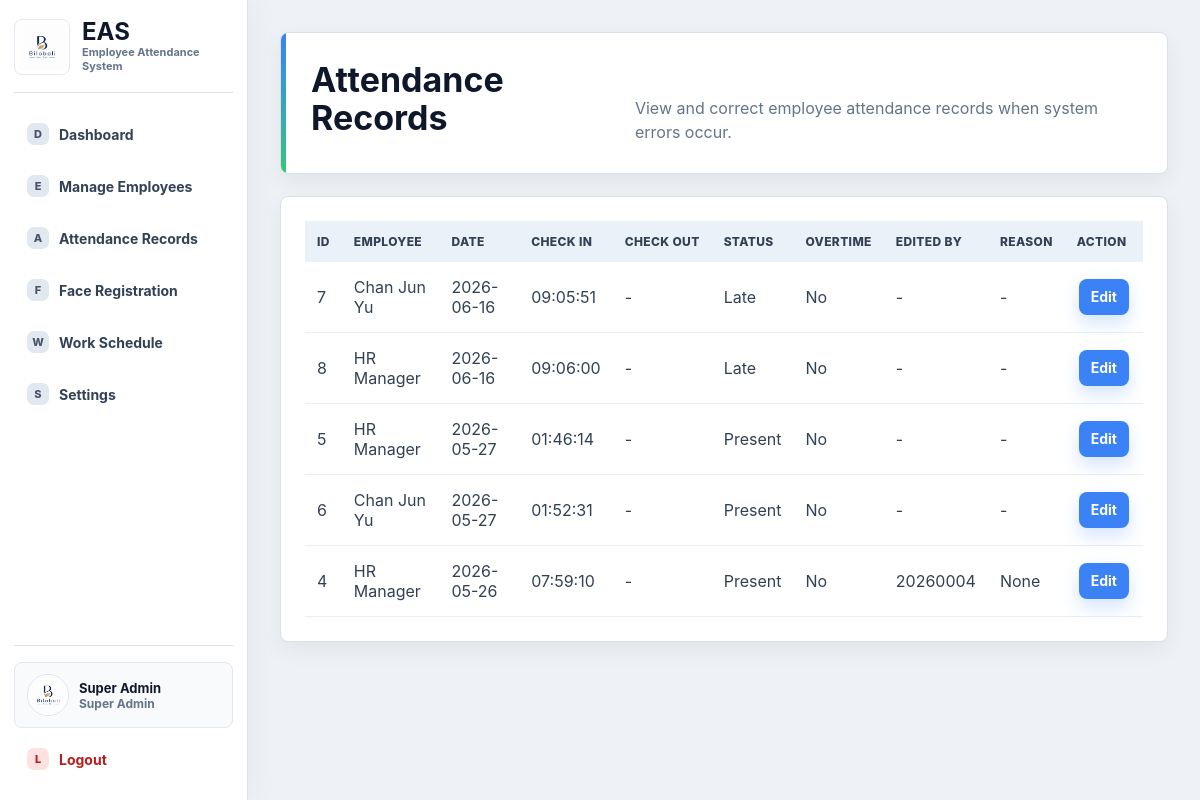
Page /attendance_records (signed in) on the committed database.
### tables this page shows
CREATE TABLE users (
            id INTEGER PRIMARY KEY AUTOINCREMENT,
            username TEXT NOT NULL UNIQUE,
            password TEXT NOT NULL,
            role TEXT NOT NULL,
            full_name TEXT,
            email TEXT,
            department TEXT,
            position TEXT,
            status TEXT DEFAULT 'Active'
        , system_id TEXT, joined_year TEXT, profile_image TEXT, deleted_at TEXT);

CREATE TABLE attendance (
            id INTEGER PRIMARY KEY AUTOINCREMENT,
            user_id INTEGER NOT NULL,
            date TEXT NOT NULL,
            check_in TEXT,
            check_out TEXT,
            status TEXT DEFAULT 'Present',
            edited_by TEXT,
            edit_reason TEXT
        , overtime TEXT DEFAULT 'No');

### routes/hr_routes.py (the view)
@hr_bp.route("/attendance_records")
def attendance_records():
    if session.get("role") not in ["hr", "superadmin"]:
        return redirect(url_for("auth.login"))
    records = get_all_attendance_records()
    return render_template("hr/attendance_records.html", records=records)

### app.py (called while the page is built)
def create_app():
    app = Flask(__name__)
    app.secret_key = SECRET_KEY
    ensure_face_folder()
    init_db()
    seed_users()
    app.register_blueprint(kiosk_bp)
    app.register_blueprint(auth_bp)
    app.register_blueprint(superadmin_bp)
    app.register_blueprint(hr_bp)
    app.register_blueprint(employee_bp)
    app.register_blueprint(profile_bp)
    @app.context_processor
    def inject_current_user():
        from flask import session
        user_id = session.get("user_id")
        return {
            "current_user": get_user_by_id(user_id) if user_id else None
        }
    @app.after_request
    def prevent_authenticated_page_cache(response):
        response.headers["Cache-Control"] = "no-store, no-cache, must-revalidate, max-age=0"
        response.headers["Pragma"] = "no-cache"
        response.headers["Expires"] = "0"
        return response
    return app

### database.py (called while the page is built)
def get_sqlite_target():
    if DATABASE == ":memory:":
        return "file:eas_memory?mode=memory&cache=shared", True
    return DATABASE, DATABASE.startswith("file:")

def get_db_connection():
    global _MEMORY_DB_CONNECTION
    database, use_uri = get_sqlite_target()
    if DATABASE == ":memory:" and _MEMORY_DB_CONNECTION is None:
        _MEMORY_DB_CONNECTION = sqlite3.connect(database, uri=True)
        _MEMORY_DB_CONNECTION.row_factory = sqlite3.Row
    conn = sqlite3.connect(database, uri=use_uri)
    conn.row_factory = sqlite3.Row
    return conn

def get_user_by_id(user_id):
    conn = get_db_connection()
    user = conn.execute(
        "SELECT * FROM users WHERE id=?",
        (user_id,)
    ).fetchone()
    conn.close()
    return user

### services/attendance_service.py (called while the page is built)
def get_all_attendance_records():
    conn = get_db_connection()
    records = conn.execute("""
        SELECT attendance.*, users.full_name
        FROM attendance
        JOIN users ON attendance.user_id = users.id
        ORDER BY attendance.date DESC
    """).fetchall()
    conn.close()
    return records

### templates/hr/attendance_records.html (shortened to what this page needs)
<!DOCTYPE html>
<html>
<head>
    <link rel="stylesheet" href="{{ url_for('static', filename='css/main.css') }}">
    <link rel="stylesheet" href="{{ url_for('static', filename='css/dashboard.css') }}">
</head>
<body>
<div class="layout">
    {% include "shared/sidebar.html" %}
    <div class="main">
        <div class="header">
            <h1>Attendance Records</h1>
            <p>View and correct employee attendance records when system errors occur.</p>
        </div>
        <div class="table-box">
            <table>
                <tr>
                    <th>ID</th>
                    <th>Employee</th>
                    <th>Date</th>
                    <th>Check In</th>
                    <th>Check Out</th>
                    <th>Status</th>
                    <th>Overtime</th>
                    <th>Edited By</th>
                    <th>Reason</th>
                    <th>Action</th>
                </tr>
                {% for record in records %}
                <tr>
                    <td>{{ record.id }}</td>
                    <td>{{ record.full_name }}</td>
                    <td>{{ record.date }}</td>
                    <td>{{ record.check_in or "-" }}</td>
                    <td>{{ record.check_out or "-" }}</td>
                    <td>{{ record.status }}</td>
                    <td>{{ record.overtime or "No" }}</td>
                    <td>{{ record.edited_by or "-" }}</td>
                    <td>{{ record.edit_reason or "-" }}</td>
                    <td>
                        <a class="btn" href="/edit_attendance/{{ record.id }}">Edit</a>
                    </td>
                </tr>
                {% endfor %}
            </table>
        </div>
    </div>
</div>
</body>
</html>

### templates/shared/sidebar.html (shortened to what this page needs)
<aside class="sidebar" id="appSidebar">
    <div class="sidebar-top">
        <button class="brand-lockup" type="button" data-sidebar-toggle aria-label="Toggle sidebar">
            <img src="{{ url_for('static', filename='images/bilobali_logo.png') }}" alt="Bilobali logo">
            <span><strong>EAS</strong><small>Employee Attendance System</small></span>
        </button>
    </div>
    <nav class="sidebar-nav">
    {% if session.get("role") == "superadmin" %}
    <a href="/superadmin" data-icon="D"><span>Dashboard</span></a>
    <a href="/employees" data-icon="E"><span>Manage Employees</span></a>
    <a href="/attendance_records" data-icon="A"><span>Attendance Records</span></a>
    <a href="/superadmin/face_registration" data-icon="F"><span>Face Registration</span></a>
    <a href="/work_settings" data-icon="W"><span>Work Schedule</span></a>
    {% else %}
    <a href="/employee" data-icon="D"><span>Dashboard</span></a>
    {% endif %}
    <a href="/settings" data-icon="S"><span>Settings</span></a>
    </nav>
    {% if current_user %}
    {% set role_label = "Super Admin" if current_user.role == "superadmin" else ("HR Staff" if current_user.role == "hr" else "Employee") %}
    <div class="sidebar-account">
        <a class="sidebar-profile" href="/profile" title="Profile">
            <img src="{{ url_for('static', filename=current_user.profile_image) if current_user.profile_image else url_for('static', filename='images/bilobali_logo.png') }}" alt="Profile photo">
            <span>
                <strong>{{ current_user.full_name or "User" }}</strong>
                <small>{{ role_label }}</small>
            </span>
        </a>
        <a class="sidebar-logout" href="/logout" data-icon="L"><span>Logout</span></a>
    </div>
    {% endif %}
</aside>

### static/css/main.css (style rules this page uses)
:root { --page: #eef2f6; --surface: #ffffff; --surface-soft: #f8fafc; --ink: #0f172a; --text: #1f2937; --muted: #64748b; --line: #d8e0ea; --nav: #101827; --nav-2: #172235; --blue: #3b82f6; --blue-dark: #2563eb; --green: #34c77b; --green-dark: #16a34a; --orange: #fb923c; --orange-dark: #ea580c; --red: #ef4444; --red-dark: #dc2626; --radius: 8px; --shadow: 0 18px 44px rgba(15, 23, 42, 0.10); --shadow-soft: 0 8px 22px rgba(15, 23, 42, 0.06); }
* { box-sizing: border-box; }
html { min-height: 100%; }
body { min-height: 100vh; margin: 0; font-family: Inter, "Segoe UI", Arial, Helvetica, sans-serif; background: var(--page); color: var(--text); }
a { color: inherit; text-decoration: none; }
button, .btn { display: inline-flex; align-items: center; justify-content: center; min-height: 40px; padding: 10px 16px; border: 0; border-radius: var(--radius); background: var(--blue); color: #ffffff; font: inherit; font-size: 14px; font-weight: 700; line-height: 1; cursor: pointer; box-shadow: 0 8px 18px rgba(59, 130, 246, 0.22); transition: transform 140ms ease, box-shadow 140ms ease, background 140ms ease; }

### rows in the picture
users: full_name "Super Admin"
attendance: id "7", full_name "Chan Jun Yu", date "2026-06-16", check_in "09:05:51", check_out "-", status "Late", overtime "No", edited_by "-", edit_reason "-"
attendance: id "8", full_name "HR Manager", date "2026-06-16", check_in "09:06:00", check_out "-", status "Late", overtime "No", edited_by "-", edit_reason "-"
attendance: id "5", full_name "HR Manager", date "2026-05-27", check_in "01:46:14", check_out "-", status "Present", overtime "No", edited_by "-", edit_reason "-"
attendance: id "6", full_name "Chan Jun Yu", date "2026-05-27", check_in "01:52:31", check_out "-", status "Present", overtime "No", edited_by "-", edit_reason "-"
attendance: id "4", full_name "HR Manager", date "2026-05-26", check_in "07:59:10", check_out "-", status "Present", overtime "No", edited_by "20260004", edit_reason "None"
